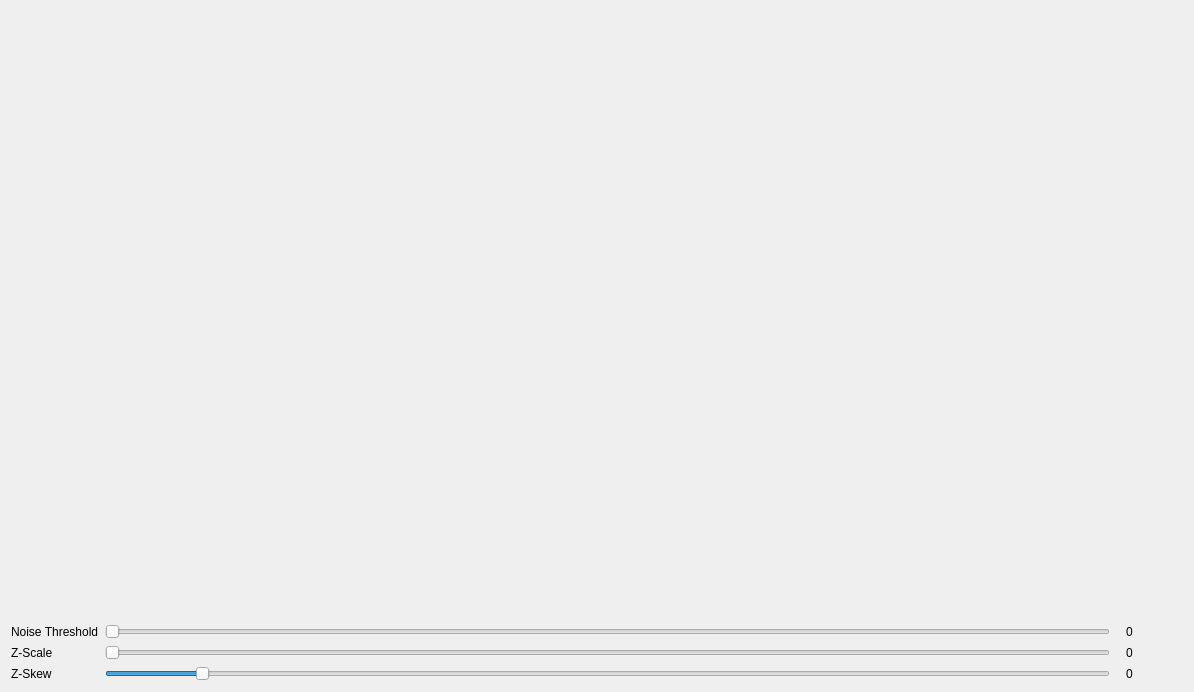
<?xml version="1.0" encoding="UTF-8"?>
<ui version="4.0">
 <class>SLApp</class>
 <widget class="QMainWindow" name="SLApp">
  <property name="geometry">
   <rect>
    <x>0</x>
    <y>0</y>
    <width>1194</width>
    <height>692</height>
   </rect>
  </property>
  <property name="windowTitle">
   <string>MainWindow</string>
  </property>
  <widget class="QWidget" name="centralwidget">
   <layout class="QVBoxLayout" name="verticalLayout_4">
    <item>
     <widget class="GLPointCloud" name="pointcloud" native="true">
      <property name="sizePolicy">
       <sizepolicy hsizetype="Expanding" vsizetype="Expanding">
        <horstretch>0</horstretch>
        <verstretch>0</verstretch>
       </sizepolicy>
      </property>
     </widget>
    </item>
    <item>
     <layout class="QGridLayout" name="gridLayout">
      <item row="0" column="0">
       <layout class="QVBoxLayout" name="verticalLayout">
        <item>
         <widget class="QLabel" name="label">
          <property name="text">
           <string>Noise Threshold</string>
          </property>
         </widget>
        </item>
        <item>
         <widget class="QLabel" name="label_2">
          <property name="text">
           <string>Z-Scale</string>
          </property>
         </widget>
        </item>
        <item>
         <widget class="QLabel" name="label_3">
          <property name="text">
           <string>Z-Skew</string>
          </property>
         </widget>
        </item>
       </layout>
      </item>
      <item row="0" column="1">
       <layout class="QVBoxLayout" name="verticalLayout_2">
        <item>
         <widget class="QSlider" name="thresholdSlider">
          <property name="maximum">
           <number>100</number>
          </property>
          <property name="orientation">
           <enum>Qt::Horizontal</enum>
          </property>
         </widget>
        </item>
        <item>
         <widget class="QSlider" name="zscaleSlider">
          <property name="maximum">
           <number>500</number>
          </property>
          <property name="orientation">
           <enum>Qt::Horizontal</enum>
          </property>
         </widget>
        </item>
        <item>
         <widget class="QSlider" name="zskewSlider">
          <property name="minimum">
           <number>-100</number>
          </property>
          <property name="maximum">
           <number>1000</number>
          </property>
          <property name="orientation">
           <enum>Qt::Horizontal</enum>
          </property>
         </widget>
        </item>
       </layout>
      </item>
      <item row="0" column="2">
       <layout class="QVBoxLayout" name="verticalLayout_3">
        <property name="leftMargin">
         <number>10</number>
        </property>
        <property name="rightMargin">
         <number>50</number>
        </property>
        <item>
         <widget class="QLabel" name="thresholdValue">
          <property name="text">
           <string>0</string>
          </property>
          <property name="alignment">
           <set>Qt::AlignCenter</set>
          </property>
         </widget>
        </item>
        <item>
         <widget class="QLabel" name="zscaleValue">
          <property name="text">
           <string>0</string>
          </property>
          <property name="alignment">
           <set>Qt::AlignCenter</set>
          </property>
         </widget>
        </item>
        <item>
         <widget class="QLabel" name="zskewValue">
          <property name="text">
           <string>0</string>
          </property>
          <property name="alignment">
           <set>Qt::AlignCenter</set>
          </property>
         </widget>
        </item>
       </layout>
      </item>
     </layout>
    </item>
   </layout>
  </widget>
 </widget>
 <layoutdefault spacing="6" margin="11"/>
 <customwidgets>
  <customwidget>
   <class>GLPointCloud</class>
   <extends>QWidget</extends>
   <header>glpointcloud.h</header>
   <container>1</container>
  </customwidget>
 </customwidgets>
 <tabstops>
  <tabstop>zscaleSlider</tabstop>
 </tabstops>
 <resources/>
 <connections/>
</ui>
